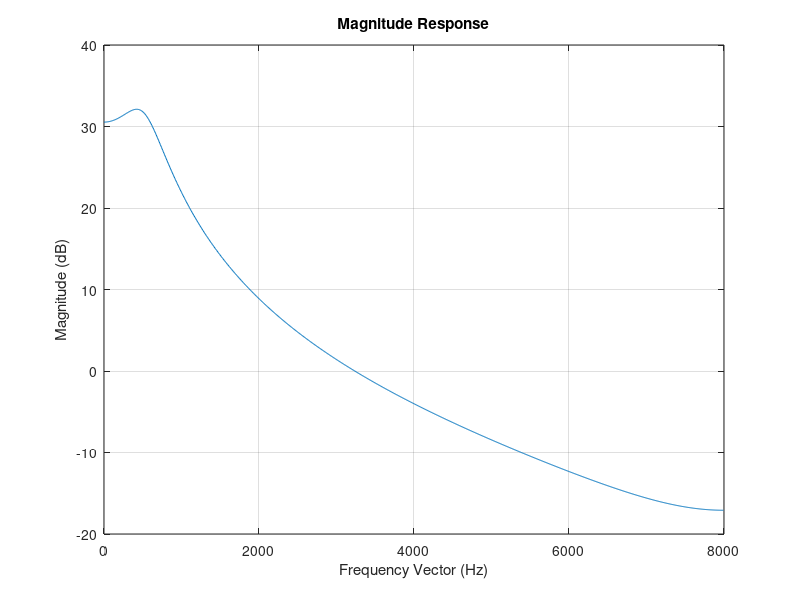

Reproduce this figure in MATLAB.
clear all; % Clear workspace variables

% Initialise Variables
sampFreq = 16000; % In Hz
numPoints = 1024;

% Filter coefficients
b = [1 0.5]; % Numerator
a = [1 -1.8*cos(pi/16) 0.81]; % Denominator


% Calculate the Frequency Response
[h,f] = freqz(b,a,numPoints,sampFreq); % h = freq response vector, f = freq vector

% Plot the Frequency Response
plot(f,20*log10(abs(h))); grid on;
xlabel('Frequency Vector (Hz)');
ylabel('Magnitude (dB)');
title('Magnitude Response')


